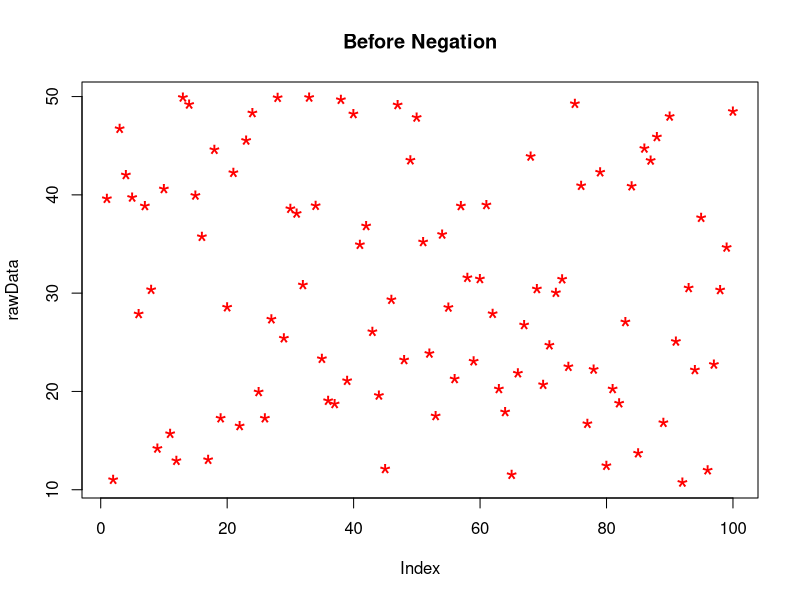
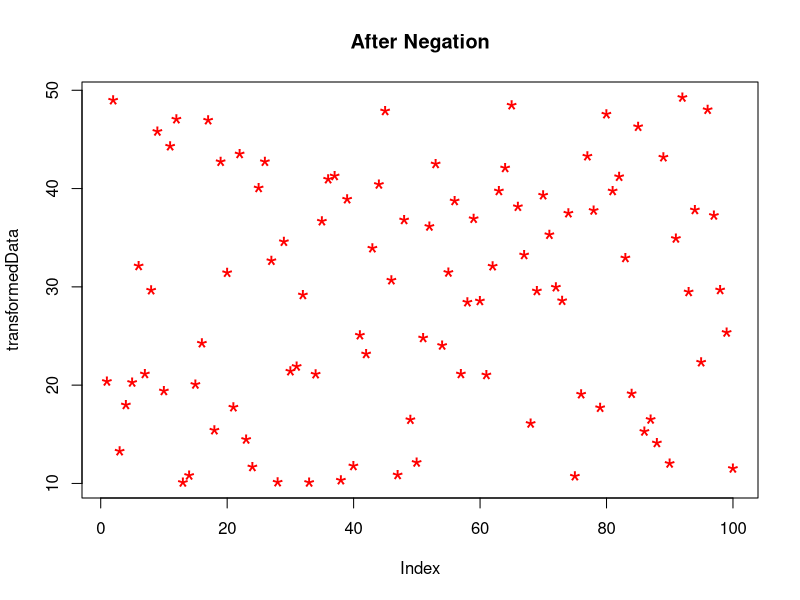

The R script that drew these images, in order:
## Negation

# Creating raw i/p
rawData = runif(100, 10, 50)
# Visualisation
plot(rawData, main = "Before Negation", col = "red", cex = 2, pch = 42)
# Inverting
transformedData = 50-rawData+10
# Visualisation
plot(transformedData, main = "After Negation", col = "red", cex = 2, pch = 42)

## Normalisation

# Feature Scaling (min-max scaling)
min_max_scale <- function(x) {
  # Input Validation
  if(!is.numeric(x)) stop("Inputs must be numeric!")
  if(length(x) < 2) stop("Vector must contain atleast 2 values!")
  if(any(is.na(x))) stop("Vector contains NA values.")
  
  min = min(x)
  max = max(x)
  
  if(min == max) stop("All Values are same! Cannot Scale!")
  
  (x-min)/(max - min)
}

# Standardisation (z - score)
z_score <- function(x) {
  # Input Validation
  if(!is.numeric(x)) stop("Inputs must be numeric!")
  if(length(x) < 2) stop("Vector must contain atleast 2 values!")
  if(any(is.na(x))) stop("Vector contains NA values.")
  
  s = sd(x)
  if(s == 0) stop("Standard deviation is zero. Cannot standardise.")
  
  normalised = (x - mean(x)) / s
}

# Modified Standardisation to [0.05, 0.95]
scaled_normal <- function(x) {
  # Input Validation
  if (!is.numeric(x)) stop("Input must be numeric.")
  if (length(x) < 2) stop("Vector must contain at least 2 values.")
  if (any(is.na(x))) stop("Vector contains NA values.")
  
  s <- sd(x)
  if (s == 0) stop("Standard deviation is zero. Cannot scale.")
  
  normalised = 0.15 * ((x - mean(x)) / s) + 0.5
}

# Rank Scaling
percentile_scale <- function(x) {
  if (!is.numeric(x)) stop("Input must be numeric.")
  if (any(is.na(x))) stop("Vector contains NA values.")
  if (length(x) < 2) stop("Vector must contain at least 2 values.")
  
  rank(x, ties.method = "average") / length(x)
}

# visual test (apply any above method)
plot_transform <- function(x, f, main_before = "Before", main_after = "After") {
  # Input validation
  if (!is.numeric(x)) stop("x must be numeric!")
  if (!is.function(f)) stop("f must be a function!")
  if (length(x) < 2) stop("x must have at least 2 values!")
  if (any(is.na(x))) stop("x contains NA values!")
  
  # Apply transformation
  transformed <- f(x)
  
  # Set up side-by-side plots
  par(mfrow = c(1, 2))
  
  # Before plot
  plot(x,main = main_before,col = "red",pch = 16,cex = 1.5)
  
  # After plot
  plot(transformed,main = main_after,col = "blue",pch = 16,cex = 1.5)
  
  # Reset plotting window
  par(mfrow = c(1, 1))
  
  # Return transformed data
  return(transformed)
}